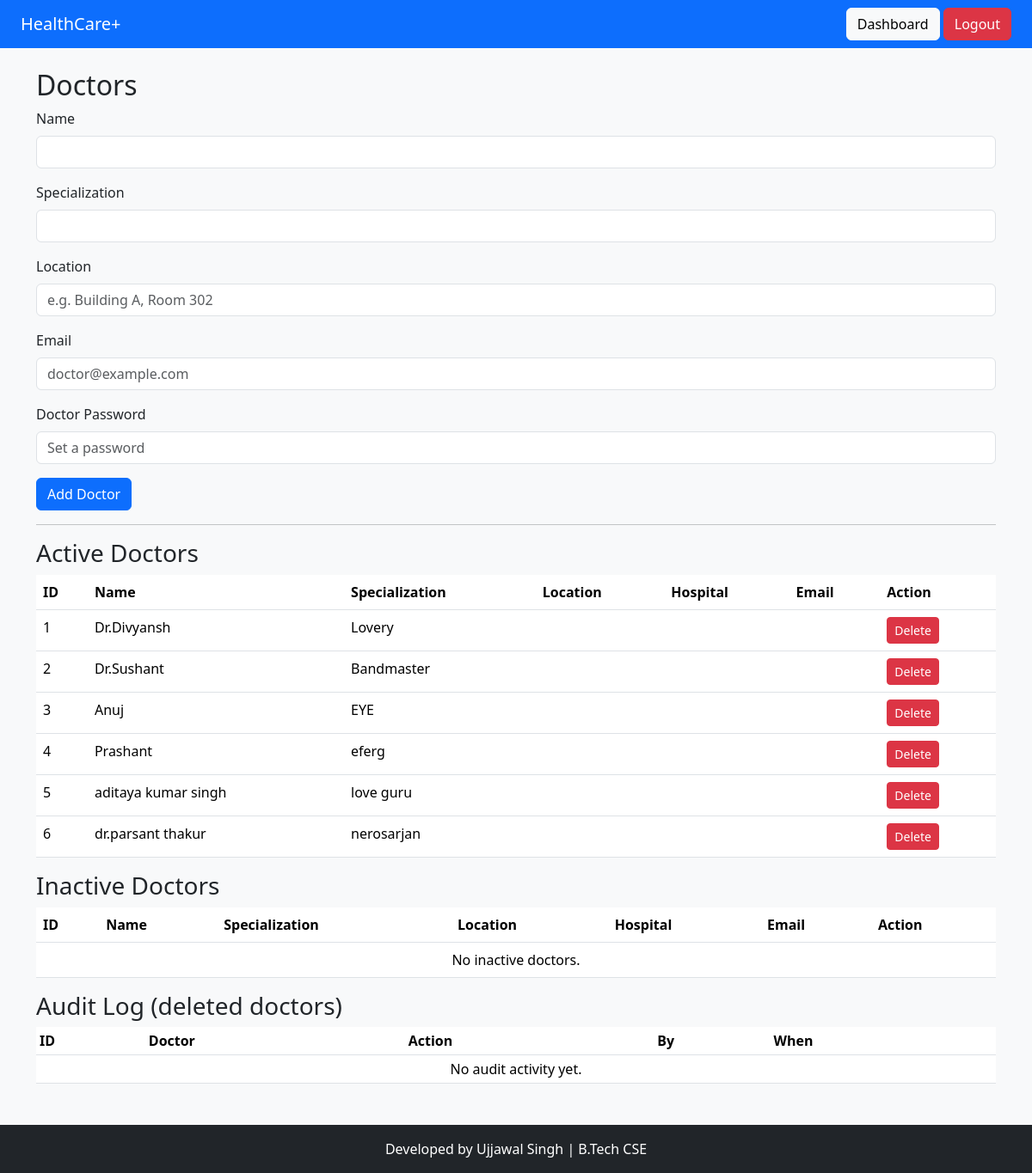
The app's page /doctors_all (signed in), older data.
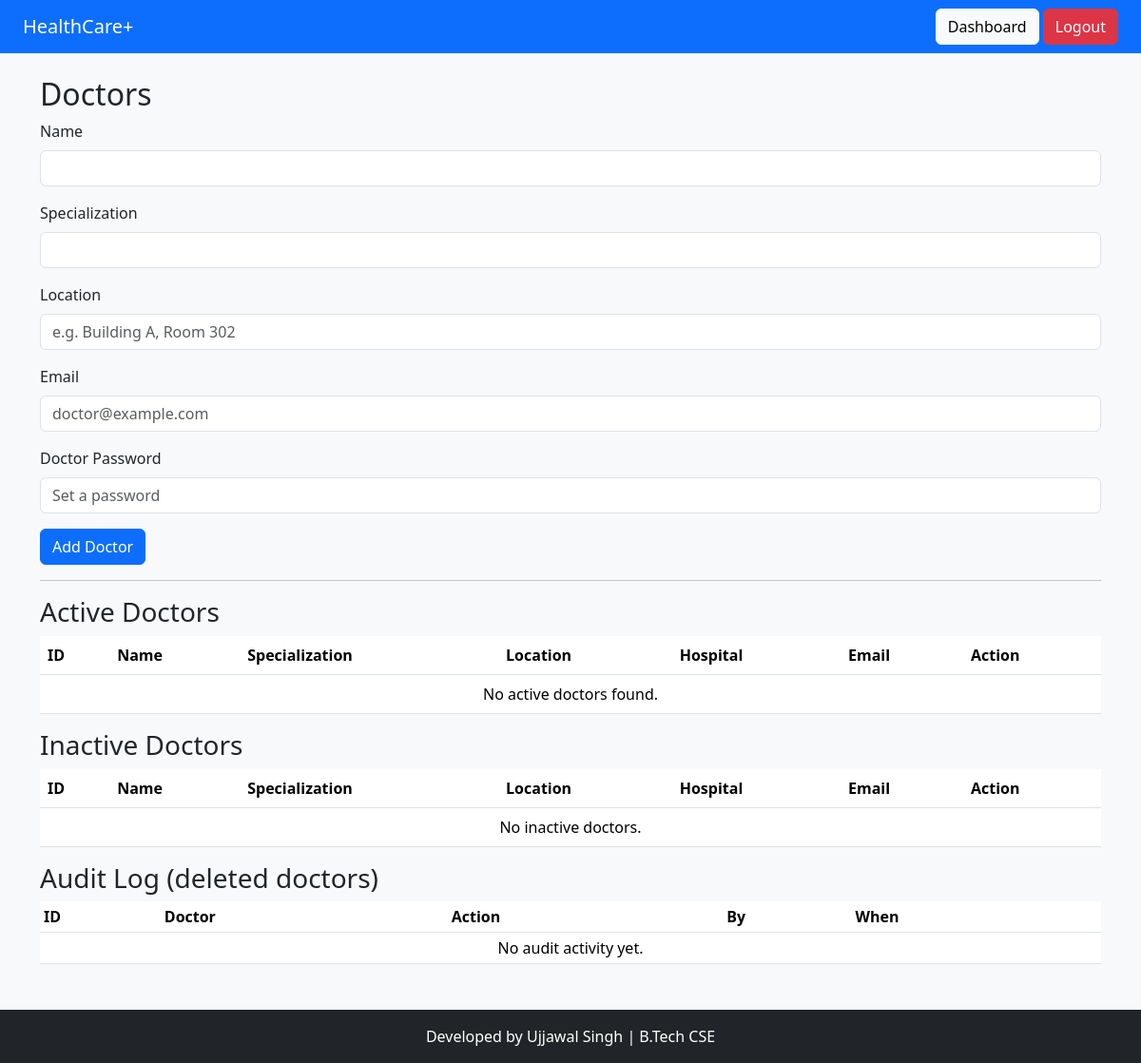
The same page, newer data.
### tables this page shows
CREATE TABLE doctors (
            id INTEGER PRIMARY KEY AUTOINCREMENT,
            name TEXT,
            specialization TEXT
        , location TEXT, is_active INTEGER DEFAULT 1, hospital TEXT, email TEXT, password TEXT);

### app.py (the view)
@app.route('/doctors_all')
def doctors_all():
    if 'admin' not in session:
        return redirect('/login')
    conn = sqlite3.connect('healthcare.db')
    cursor = conn.cursor()
    cursor.execute("SELECT * FROM doctors")
    data = cursor.fetchall()
    conn.close()
    return render_template('doctors.html', doctors=data, audit=[])

### app.py (called while the page is built)
@app.before_request
def _ensure_db_initialized():
    init_db()

### templates/doctors.html (shortened to what this page needs)
{% extends 'base.html' %}
{% block content %}
<h2>Doctors</h2>
<form method="POST" action="/doctors">
    <div class="mb-3">
        <label class="form-label">Name</label>
        <input type="text" class="form-control" name="name" required>
    </div>
    <div class="mb-3">
        <label class="form-label">Specialization</label>
        <input type="text" class="form-control" name="specialization" required>
    </div>
    <div class="mb-3">
        <label class="form-label">Location</label>
        <input type="text" class="form-control" name="location" placeholder="e.g. Building A, Room 302">
    </div>
    <div class="mb-3">
        <label class="form-label">Email</label>
        <input type="email" class="form-control" name="email" placeholder="doctor@example.com" required>
    </div>
    <div class="mb-3">
        <label class="form-label">Doctor Password</label>
        <input type="password" class="form-control" name="password" placeholder="Set a password" required>
    </div>
    <button type="submit" class="btn btn-primary">Add Doctor</button>
</form>
<hr>
<h3>Active Doctors</h3>
<table class="table">
    <thead>
        <tr>
            <th>ID</th>
            <th>Name</th>
            <th>Specialization</th>
            <th>Location</th>
            <th>Hospital</th>
            <th>Email</th>
            <th>Action</th>
        </tr>
    </thead>
    <tbody>
        {% for d in doctors if d[7] == 1 %}
        <tr>
            <td>{{ d[0] }}</td>
            <td>{{ d[1] }}</td>
            <td>{{ d[2] }}</td>
            <td>{{ d[3] or '' }}</td>
            <td>{{ d[4] or '' }}</td>
            <td>{{ d[5] or '' }}</td>
            <td>
                <a href="/delete_doctor/{{ d[0] }}" class="btn btn-danger btn-sm" onclick="return confirm('Delete this doctor?');">Delete</a>
            </td>
        </tr>
        {% else %}
        <tr>
            <td colspan="7" class="text-center">No active doctors found.</td>
        </tr>
        {% endfor %}
    </tbody>
</table>
<h3>Inactive Doctors</h3>
<table class="table">
    <thead>
        <tr>
            <th>ID</th>
            <th>Name</th>
            <th>Specialization</th>
            <th>Location</th>
            <th>Hospital</th>
            <th>Email</th>
            <th>Action</th>
        </tr>
    </thead>
    <tbody>
        {% for d in doctors if d[7] == 0 %}
        <tr>
            <td>{{ d[0] }}</td>
            <td>{{ d[1] }}</td>
            <td>{{ d[2] }}</td>
            <td>{{ d[3] or '' }}</td>
            <td>{{ d[4] or '' }}</td>
            <td>{{ d[5] or '' }}</td>
            <td>
                <a href="/restore_doctor/{{ d[0] }}" class="btn btn-success btn-sm">Restore</a>
                <a href="/purge_doctor/{{ d[0] }}" class="btn btn-danger btn-sm" onclick="return confirm('Permanently remove this doctor (and any related appointments)?');">Remove</a>
            </td>
        </tr>
        {% else %}
        <tr>
            <td colspan="7" class="text-center">No inactive doctors.</td>
        </tr>
        {% endfor %}
    </tbody>
</table>
<h3>Audit Log (deleted doctors)</h3>
<table class="table table-sm">
    <thead>
        <tr>
            <th>ID</th>
            <th>Doctor</th>
            <th>Action</th>
            <th>By</th>
            <th>When</th>
        </tr>
    </thead>
    <tbody>
        {% if audit %}
            {% for a in audit %}
            <tr>
                <td>{{ a[0] }}</td>
                <td>{{ a[2] }}</td>
                <td>{{ a[3] }}</td>
                <td>{{ a[4] }}</td>
                <td>{{ a[5] }}</td>
            </tr>
            {% endfor %}
        {% else %}
            <tr>
                <td colspan="5" class="text-center">No audit activity yet.</td>
            </tr>
        {% endif %}
    </tbody>
</table>
{% endblock %}

### templates/base.html (shortened to what this page needs)
<!DOCTYPE html>
<html>
<head>
<link href="https://cdn.jsdelivr.net/npm/bootstrap@5.3.2/dist/css/bootstrap.min.css" rel="stylesheet">
<link href="https://cdn.jsdelivr.net/npm/bootstrap-icons/font/bootstrap-icons.css" rel="stylesheet">
</head>
<body class="bg-light">
<nav class="navbar navbar-expand-lg navbar-dark bg-primary px-4">
    <a class="navbar-brand" href="/">HealthCare+</a>
    <div class="ms-auto">
        {% if session.get('admin') %}
            <a href="/dashboard" class="btn btn-light">Dashboard</a>
            <a href="/logout" class="btn btn-danger">Logout</a>
        {% elif session.get('doctor') %}
            <span class="navbar-text text-white me-2">Doctor: {{ session.doctor_name }}</span>
            <a href="/doctor_dashboard" class="btn btn-light">My Appointments</a>
            <a href="/logout" class="btn btn-danger">Logout</a>
        {% elif session.get('user') %}
            <span class="navbar-text text-white me-2">Logged in as {{ session.user }}</span>
            <a href="/logout" class="btn btn-danger">Logout</a>
        {% else %}
            <a href="/user_login" class="btn btn-light me-2">User Login</a>
            <a href="/login" class="btn btn-light me-2">Admin Login</a>
            <a href="/doctor_login" class="btn btn-light">Doctor Login</a>
        {% endif %}
    </div>
</nav>
<div class="container mt-4">
    {% block content %}{% endblock %}
</div>
<footer class="text-center mt-5 p-3 bg-dark text-white">
    Developed by Ujjawal Singh | B.Tech CSE
</footer>
</body>
</html>

Row changes from the older to the newer data that the page shows:
removed doctors: id "1", name "Dr.Divyansh", specialization "Lovery"
removed doctors: id "2", name "Dr.Sushant", specialization "Bandmaster"
removed doctors: id "3", name "Anuj", specialization "EYE"
removed doctors: id "4", name "Prashant", specialization "eferg"
removed doctors: id "5", name "aditaya kumar singh", specialization "love guru"
removed doctors: id "6", name "dr.parsant thakur", specialization "nerosarjan"
Text that changed along with them:
text now shown: "No active doctors found."
